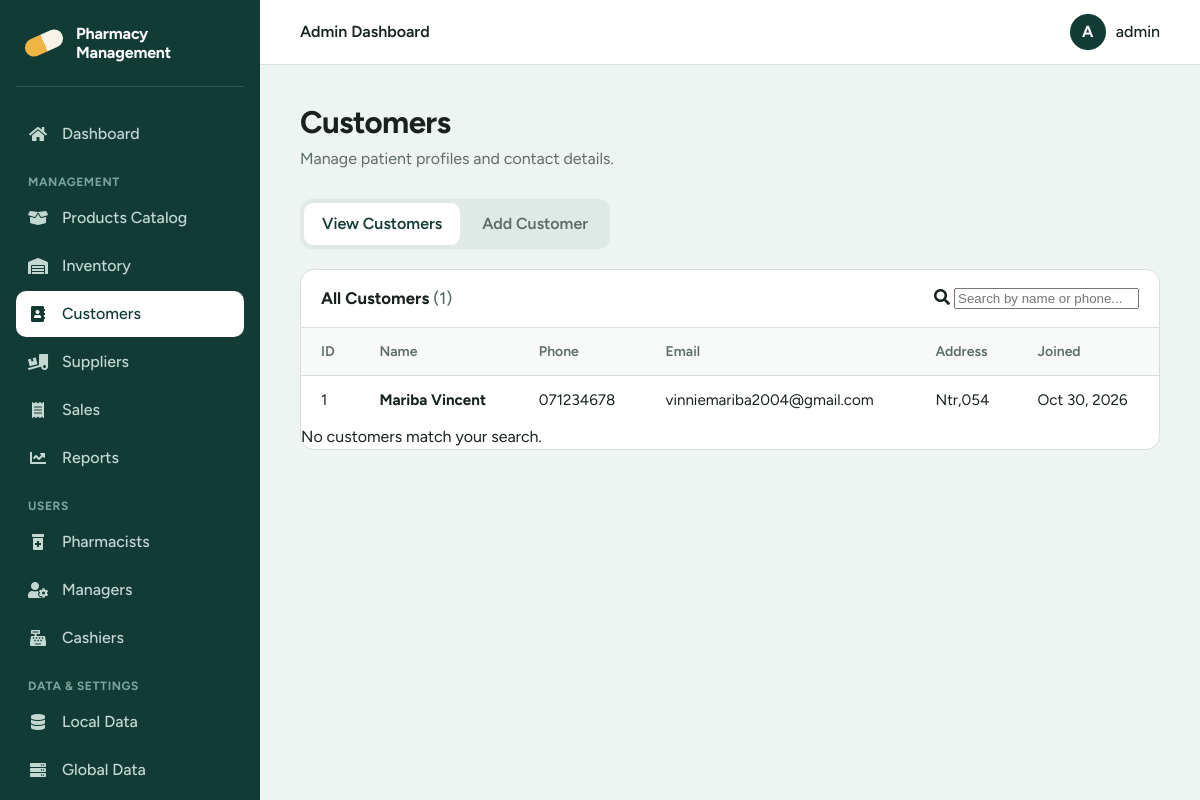
/admin/admin_customers.php (signed in), run on the app's committed database.
### tables this page shows
CREATE TABLE `customers` (
  `customer_id` int(11) NOT NULL,
  `first_name` varchar(50) NOT NULL,
  `last_name` varchar(50) NOT NULL,
  `phone` varchar(20) DEFAULT NULL,
  `email` varchar(100) DEFAULT NULL,
  `address` text DEFAULT NULL,
  `created_at` timestamp NULL DEFAULT current_timestamp()
);

### admin/admin_customers.php (the view, shortened to what this page needs)
<?php
include_once('../connect_db.php');
$message1 = '';
try {
    $stmtView = $con->query("SELECT * FROM customers ORDER BY customer_id DESC");
    $rows = $stmtView->fetchAll(PDO::FETCH_ASSOC);
} catch (PDOException $e) {
    $message1 = "Error loading customers: " . htmlspecialchars($e->getMessage());
    $rows = [];
}
$hasError = ($message1 !== '');
include '../includes/head.php';
include '../includes/sidebar_admin.php';
include '../includes/header.php';
?>
<main class="main">
    <h1>Customers</h1>
    <p class="lead">Manage patient profiles and contact details.</p>
    <div class="tabs" role="tablist">
      <button type="button" class="tab" role="tab" id="tab_1" aria-controls="content_1" aria-selected="<?php echo $hasError ? 'false' : 'true'; ?>">View Customers</button>
      <button type="button" class="tab" role="tab" id="tab_2" aria-controls="content_2" aria-selected="<?php echo $hasError ? 'true' : 'false'; ?>">Add Customer</button>
    </div>
    <section class="panel card" id="content_1" role="tabpanel" <?php echo $hasError ? 'hidden' : ''; ?>>
      <div class="card-head">
        <h2>All Customers <span class="count">(<?php echo count($rows); ?>)</span></h2>
        <?php if (count($rows) > 0): ?>
        <div class="search">
          <i class="fas fa-search" aria-hidden="true"></i>
          <input type="search" id="filter" placeholder="Search by name or phone..." aria-label="Search customers">
        </div>
        <?php endif; ?>
      </div>
      <?php if (count($rows) === 0): ?>
        <div class="empty">
          <p>No customers found. Add your first customer.</p>
          <button type="button" class="btn" data-go="tab_2">Add Customer</button>
        </div>
      <?php else: ?>
      <div class="table-wrap">
        <table id="customerTable">
          <thead>
            <tr>
              <th>ID</th>
              <th>Name</th>
              <th>Phone</th>
              <th>Email</th>
              <th>Address</th>
              <th>Joined</th>
            </tr>
          </thead>
          <tbody>
          <?php foreach ($rows as $row): ?>
            <tr>
              <td class="num"><?php echo htmlspecialchars($row['customer_id']); ?></td>
              <td><strong><?php echo htmlspecialchars($row['first_name'] . ' ' . $row['last_name']); ?></strong></td>
              <td><?php echo htmlspecialchars($row['phone']); ?></td>
              <td><?php echo htmlspecialchars($row['email']); ?></td>
              <td><?php echo htmlspecialchars($row['address']); ?></td>
              <td><?php echo htmlspecialchars(date('M j, Y', strtotime($row['created_at']))); ?></td>
            </tr>
          <?php endforeach; ?>
          </tbody>
        </table>
      </div>
      <div class="no-match" id="noMatch">No customers match your search.</div>
      <?php endif; ?>
    </section>
</main>
<?php include '../includes/footer.php'; ?>

### includes/head.php (style rules this page uses)
:root { --pine: #123b36; --pine-soft: #1c524b; --pine-line: #2a5f57; --amber: #f2b544; --mist: #eef4f1; --paper: #ffffff; --ink: #17211f; --ink-soft: #5b6b67; --line: #d5e0dc; --danger: #b3261e; --danger-bg: #fdecea; --ok: #1e6b3a; --ok-bg: #e6f4ea; --radius: 10px; --sidebar: 260px; --font: "Figtree", system-ui, -apple-system, sans-serif; }
*, *::before, *::after { box-sizing: border-box; }
html { -webkit-text-size-adjust: 100%; }
body { margin: 0; font-family: var(--font); font-size: 16px; line-height: 1.5; color: var(--ink); background: var(--mist); }
.main { margin-left: var(--sidebar); padding: 40px; max-width: 1200px; }
.main h1 { margin: 0 0 6px; font-size: clamp(1.6rem, 2.6vw, 2.2rem); line-height: 1.15; letter-spacing: -0.02em; }
.main .lead { margin: 0 0 28px; color: var(--ink-soft); }
.card { background: var(--paper); border: 1px solid var(--line); border-radius: 14px; overflow: hidden; }
.card-head { display: flex; align-items: center; justify-content: space-between; gap: 16px; flex-wrap: wrap; padding: 16px 20px; border-bottom: 1px solid var(--line); }
.card-head h2 { margin: 0; font-size: 1.05rem; }
.count { color: var(--ink-soft); font-weight: 500; }
.table-wrap { overflow-x: auto; }
table { width: 100%; border-collapse: collapse; font-size: 0.95rem; }
th, td { padding: 13px 20px; text-align: left; white-space: nowrap; }
th { font-size: 0.875rem; font-weight: 600; color: var(--ink-soft); background: #f7faf9; border-bottom: 1px solid var(--line); }
td { border-bottom: 1px solid #e6eeeb; }
tbody tr:last-child td { border-bottom: 0; }
.tabs { display: inline-flex; gap: 4px; padding: 4px; margin-bottom: 20px; background: #dfe9e5; border-radius: 12px; }
.tab { padding: 9px 18px; font: inherit; font-weight: 600; color: var(--ink-soft); background: transparent; border: 0; border-radius: 9px; cursor: pointer; transition: background-color .15s, color .15s; }
.tab[aria-selected="true"] { background: var(--paper); color: var(--pine); }

### data on the page
customers: customer_id "1", first_name+last_name "Mariba Vincent", phone "071234678", email "vinniemariba2004@gmail.com", address "Ntr,054", created_at "Oct 30, 2026"

### other printed values
$topbar_title "Admin Dashboard"
substr($user, 0, 1) "A"
$user "admin"
count($rows) "1"
